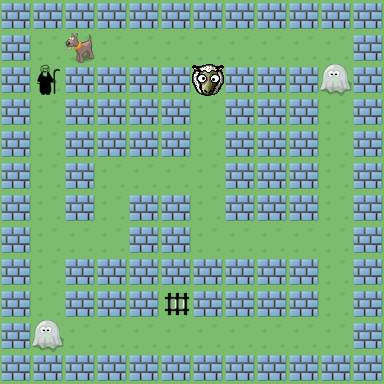

This game map was drawn from its Tiled (.tmx) file and the tilesets committed beside it. A one-line description and the full map source follow:
An orthogonal 12x12 tile map with 32x32 px tiles, 1 tile layer (Tile Layer 1).

<map version="1.0" orientation="orthogonal" width="12" height="12" tilewidth="32" tileheight="32">
 <tileset firstgid="1" name="ghostbusters_tileset" tilewidth="32" tileheight="32">
  <image source="ghostbusters_tileset.png" width="128" height="96" />
  <tile id="2">
   <properties>
    <property name="visionLimit" value="3" />
   </properties>
  </tile>
  <tile id="5">
   <properties>
    <property name="visionLimit" value="3" />
   </properties>
  </tile>
  <tile id="6">
   <properties>
    <property name="visionLimit" value="3" />
   </properties>
  </tile>
 </tileset>
 <layer name="Tile Layer 1" width="12" height="12">
  <data>
   <tile gid="5" />
   <tile gid="5" />
   <tile gid="5" />
   <tile gid="5" />
   <tile gid="5" />
   <tile gid="5" />
   <tile gid="5" />
   <tile gid="5" />
   <tile gid="5" />
   <tile gid="5" />
   <tile gid="5" />
   <tile gid="5" />
   <tile gid="5" />
   <tile gid="1" />
   <tile gid="2" />
   <tile gid="1" />
   <tile gid="1" />
   <tile gid="1" />
   <tile gid="1" />
   <tile gid="1" />
   <tile gid="1" />
   <tile gid="1" />
   <tile gid="1" />
   <tile gid="5" />
   <tile gid="5" />
   <tile gid="9" />
   <tile gid="5" />
   <tile gid="5" />
   <tile gid="5" />
   <tile gid="5" />
   <tile gid="6" />
   <tile gid="5" />
   <tile gid="5" />
   <tile gid="5" />
   <tile gid="3" />
   <tile gid="5" />
   <tile gid="5" />
   <tile gid="1" />
   <tile gid="5" />
   <tile gid="5" />
   <tile gid="5" />
   <tile gid="5" />
   <tile gid="1" />
   <tile gid="5" />
   <tile gid="5" />
   <tile gid="5" />
   <tile gid="1" />
   <tile gid="5" />
   <tile gid="5" />
   <tile gid="1" />
   <tile gid="5" />
   <tile gid="5" />
   <tile gid="5" />
   <tile gid="5" />
   <tile gid="1" />
   <tile gid="5" />
   <tile gid="5" />
   <tile gid="5" />
   <tile gid="1" />
   <tile gid="5" />
   <tile gid="5" />
   <tile gid="1" />
   <tile gid="5" />
   <tile gid="1" />
   <tile gid="1" />
   <tile gid="1" />
   <tile gid="1" />
   <tile gid="5" />
   <tile gid="5" />
   <tile gid="5" />
   <tile gid="1" />
   <tile gid="5" />
   <tile gid="5" />
   <tile gid="1" />
   <tile gid="5" />
   <tile gid="1" />
   <tile gid="5" />
   <tile gid="5" />
   <tile gid="1" />
   <tile gid="5" />
   <tile gid="5" />
   <tile gid="5" />
   <tile gid="1" />
   <tile gid="5" />
   <tile gid="5" />
   <tile gid="1" />
   <tile gid="1" />
   <tile gid="1" />
   <tile gid="5" />
   <tile gid="5" />
   <tile gid="1" />
   <tile gid="1" />
   <tile gid="1" />
   <tile gid="1" />
   <tile gid="1" />
   <tile gid="5" />
   <tile gid="5" />
   <tile gid="1" />
   <tile gid="5" />
   <tile gid="5" />
   <tile gid="5" />
   <tile gid="5" />
   <tile gid="5" />
   <tile gid="5" />
   <tile gid="5" />
   <tile gid="5" />
   <tile gid="1" />
   <tile gid="5" />
   <tile gid="5" />
   <tile gid="1" />
   <tile gid="5" />
   <tile gid="5" />
   <tile gid="5" />
   <tile gid="10" />
   <tile gid="5" />
   <tile gid="5" />
   <tile gid="5" />
   <tile gid="5" />
   <tile gid="1" />
   <tile gid="5" />
   <tile gid="5" />
   <tile gid="3" />
   <tile gid="1" />
   <tile gid="1" />
   <tile gid="1" />
   <tile gid="1" />
   <tile gid="1" />
   <tile gid="1" />
   <tile gid="1" />
   <tile gid="1" />
   <tile gid="1" />
   <tile gid="5" />
   <tile gid="5" />
   <tile gid="5" />
   <tile gid="5" />
   <tile gid="5" />
   <tile gid="5" />
   <tile gid="5" />
   <tile gid="5" />
   <tile gid="5" />
   <tile gid="5" />
   <tile gid="5" />
   <tile gid="5" />
   <tile gid="5" />
  </data>
 </layer>
</map>
